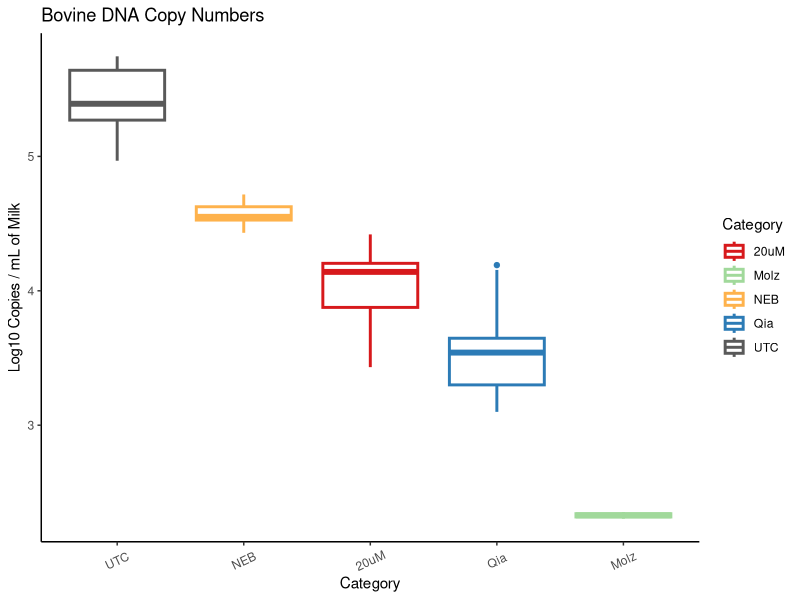
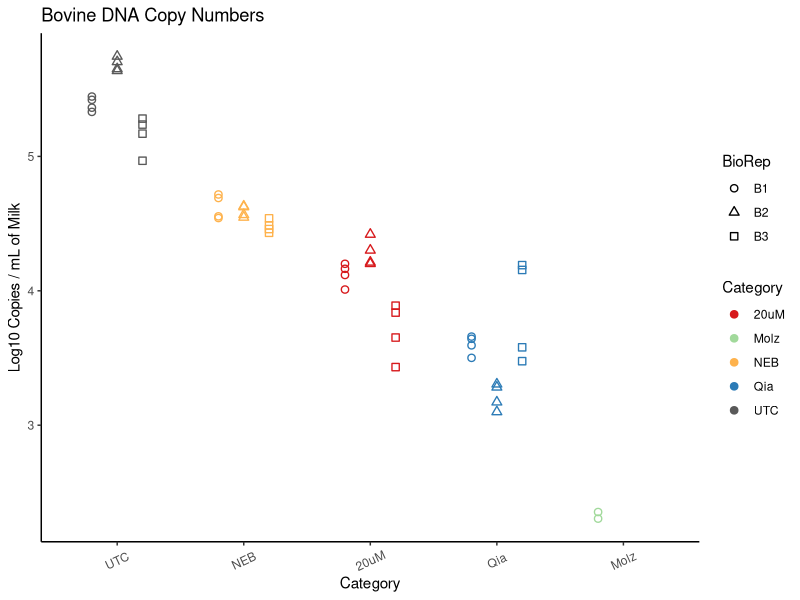
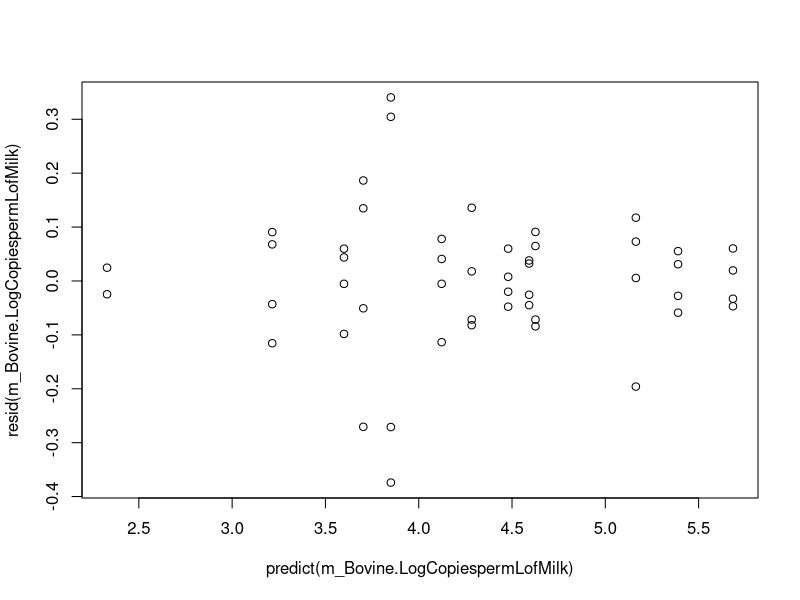
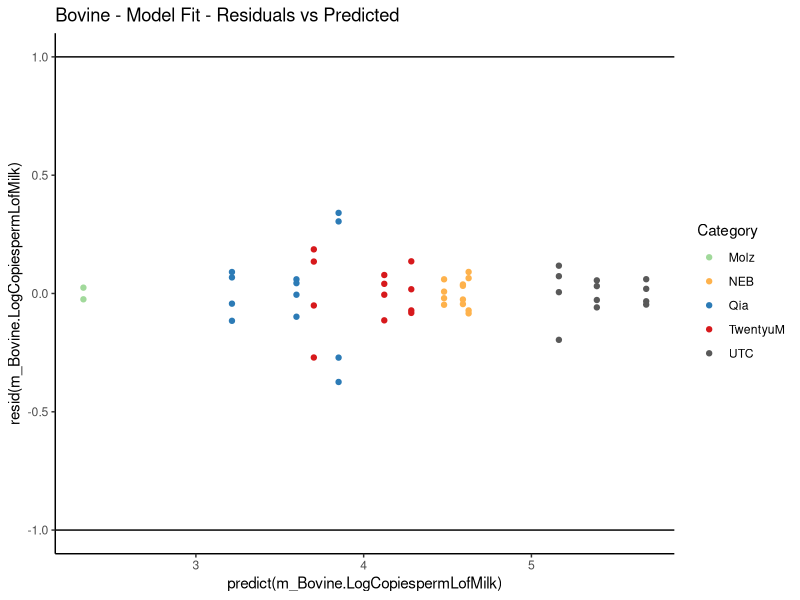
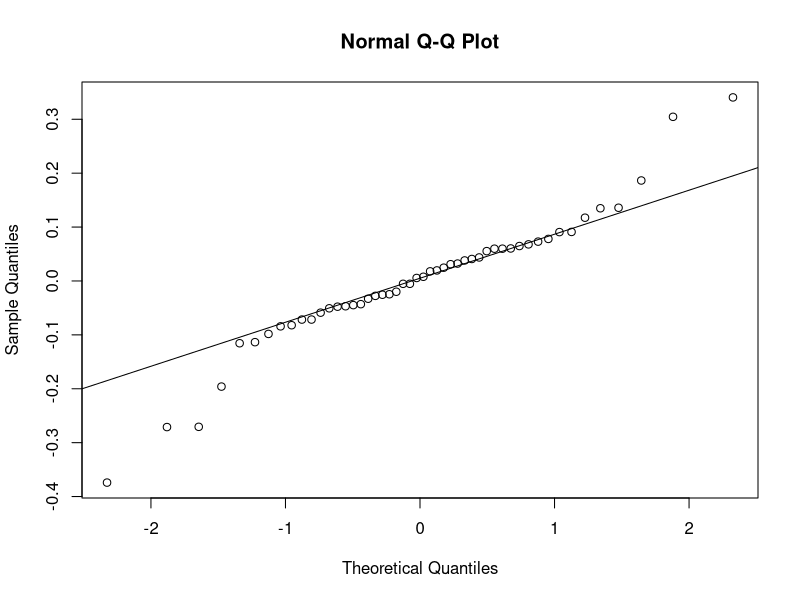
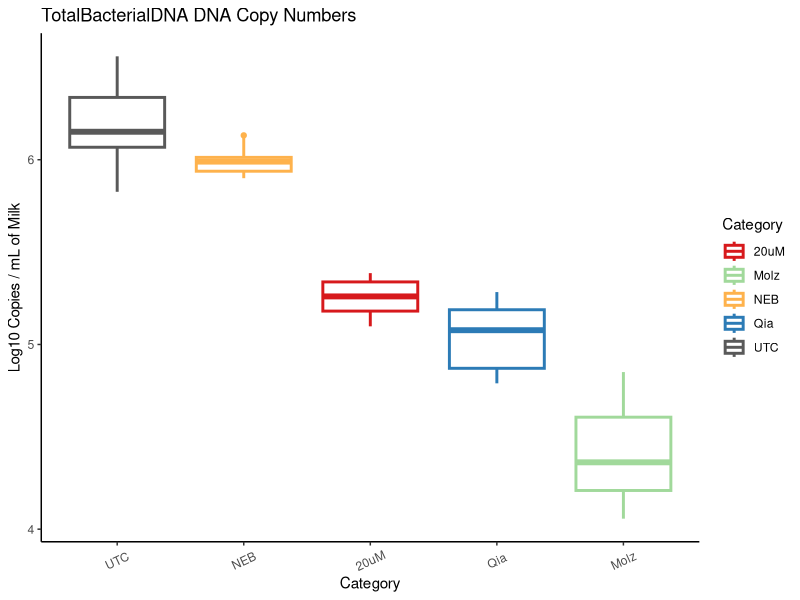
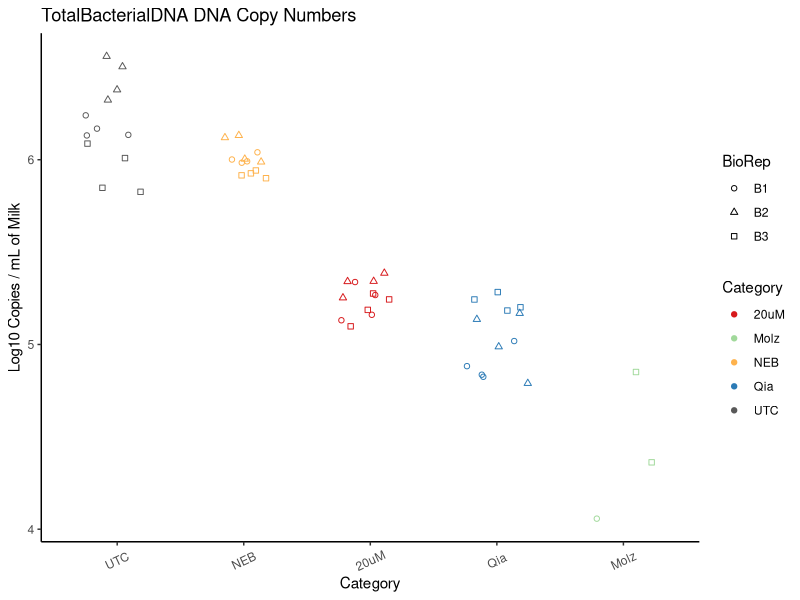
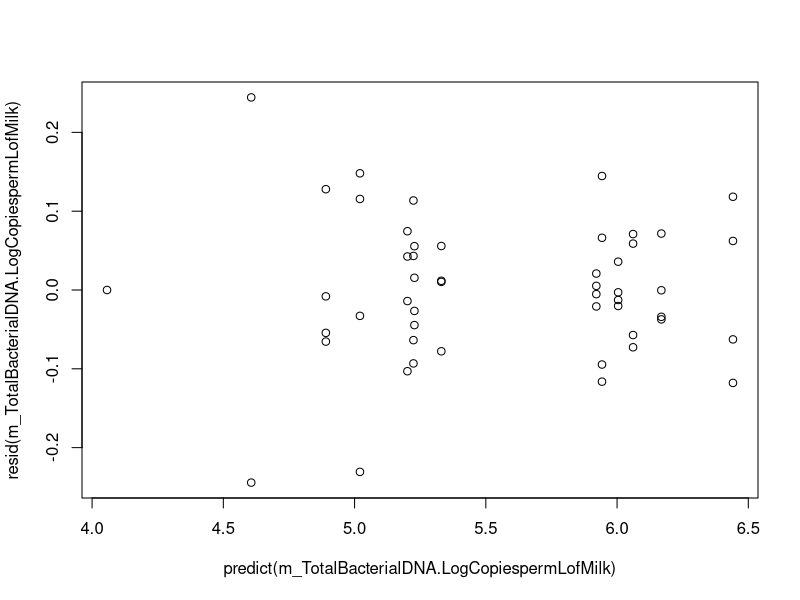

Recreate these plots in R, in order.
## ---- chunk 1
#Data File: OpenRefineHostDepletionData1.23.19
library(ggplot2)
library(dplyr)
library(emmeans)
library(multcompView)
library(tidyverse)
library(multcomp)
library(car)

#Read Data
AllData <- read.table("Inputs/OpenRefineHostDepletionData1.23.19.txt", sep="\t",  fill = TRUE, header=TRUE)

AllData$Category[AllData$Category  == "NTC"] <- "UTC"

SampleData <- AllData %>% filter(Category!="Standard") %>% filter(Category!="NEBdiluent")
dim (SampleData)

#Getting All variables and all levels within each

#sapply(SampleData, levels)
#SampleData %>% 
#     sapply(levels)

#Summary Statistics
SampleData.summary <- SampleData %>%
  group_by(Target.Name,Category,BioRep) %>%
  summarize(mean_CopyN_permLMilk=mean(LogCopiespermLofMilk,na.rm=T),
            st_dev=sd(LogCopiespermLofMilk,na.rm=T),
            n_missing=sum(is.na(LogCopiespermLofMilk)),
            n_total=n())
# write.table (SampleData.summary, "SampleData.summary.txt", sep="\t" ) 


#Summary Statistics by Kit
SampleData.summary <- SampleData %>%
  group_by(Target.Name,Category) %>%
  summarize(mean_CopyN_permLMilk=mean(LogCopiespermLofMilk,na.rm=T),
            st_dev=sd(LogCopiespermLofMilk,na.rm=T),
            n_missing=sum(is.na(LogCopiespermLofMilk)),
            n_total=n())
# write.table (SampleData.summary, "SampleData.summary.txt", sep="\t" ) 
## ---- chunk 2

#Filter Subset from Sample Data
Bovine <- SampleData %>% filter(Target.Name=="BovineUXT")
dim(Bovine)

#Summary Statistics
Bovine.summary <- Bovine %>%
  group_by(Category) %>%
  summarize(mean_CopyN_permLMilk=mean(LogCopiespermLofMilk,na.rm=T),
            st_dev=sd(LogCopiespermLofMilk,na.rm=T),
            n_missing=sum(is.na(LogCopiespermLofMilk)),
            n_total=n())
# write.table (Bovine.summary, "Bovine.summary.txt", sep="\t" )
## ---- chunk 3
#Plot Raw Means and Standard Deviations
Colors <- c("20uM" = "#d7191c", "Molz"= "#a1d99b", "NEB"= "#feb24c","UTC"= "#595959", "Qia"="#2c7bb6")
ggplot(data=Bovine,
       mapping=aes(x=Category,y=LogCopiespermLofMilk, color=Category, ylab="Copy Numbers")) +
  ylab ("Log10 Copies / mL of Milk")+
     geom_boxplot(lwd=1)+
  theme_bw()+
 ggtitle("Bovine DNA Copy Numbers")+
  scale_color_manual(values=Colors)+
  theme(panel.grid.major = element_blank())+
  theme(panel.grid.minor = element_blank())+
  theme(panel.background = element_blank())+
  theme(panel.border = element_blank())+
  theme(axis.line = element_line())+
  theme(axis.text.x=element_text(angle=25,vjust=0.5))+
  scale_x_discrete(limits=c("UTC", "NEB", "20uM", "Qia", "Molz"))

ggplot(data=Bovine,
       mapping=aes(x=Category,y=LogCopiespermLofMilk, color=Category, shape=BioRep)) +
  ylab ("Log10 Copies / mL of Milk")+
    geom_point(position=position_jitterdodge(jitter.width=0, dodge.width = .6),size = 2,stroke = .7)+
  ggtitle("Bovine DNA Copy Numbers")+
  scale_shape_discrete(solid=F) +
  theme_bw()+
  scale_color_manual(values=Colors)+
  theme(panel.grid.major = element_blank())+
  theme(panel.grid.minor = element_blank())+
  theme(panel.background = element_blank())+
  theme(panel.border = element_blank())+
  theme(axis.line = element_line())+
  theme(axis.text.x=element_text(angle=25,vjust=0.5))+
  scale_x_discrete(limits=c("UTC", "NEB", "20uM", "Qia", "Molz"))

## ---- chunk 4
# ERIKA: I guess this is needed
Bovine$Category <- ifelse(Bovine$Category == "20uM", "TwentyuM", Bovine$Category)
Bovine <- mutate(Bovine, Category = factor(Category))

# Statistical Analysis
m_Bovine.LogCopiespermLofMilk <- lm( LogCopiespermLofMilk ~ Category*BioRep -1, data=Bovine ) ## ERIKA: I am guessing you want to
                                                                                              ## remove the intercept (-1)
summary(m_Bovine.LogCopiespermLofMilk)

AIC(m_Bovine.LogCopiespermLofMilk) 

# Model Fit Plots

plot(x=predict(m_Bovine.LogCopiespermLofMilk),y=resid(m_Bovine.LogCopiespermLofMilk))
  
  # using ggplot2   
Colors <- c("TwentyuM" = "#d7191c", "Molz"= "#a1d99b", "NEB"= "#feb24c","UTC"= "#595959", "Qia"="#2c7bb6")
ggplot(m_Bovine.LogCopiespermLofMilk, aes(x=predict(m_Bovine.LogCopiespermLofMilk), y=resid(m_Bovine.LogCopiespermLofMilk), color=Category)) +
  geom_point()+
  theme_bw()+
  ggtitle("Bovine - Model Fit - Residuals vs Predicted")+
  scale_color_manual(values=Colors)+
  theme(panel.grid.major = element_blank())+
  theme(panel.grid.minor = element_blank())+
  theme(panel.background = element_blank())+
  theme(panel.border = element_blank())+
  theme(axis.line = element_line())+
  geom_hline(yintercept = 1) +
  geom_hline(yintercept = -1)

  # qqplots
qqnorm(resid(m_Bovine.LogCopiespermLofMilk))
qqline(resid(m_Bovine.LogCopiespermLofMilk))

summary(m_Bovine.LogCopiespermLofMilk)

#All residuals are < 1. 
## ---- chunk 5
## JDS Help
## Create vector of pairwise comparisons to test 
comparisons <- unique(Bovine$Category)
comparisons <- comparisons[which(comparisons != "UTC")]
comparisons <- t(combn(comparisons, 2))
comparisons <- paste(comparisons[,1], comparisons[,2], sep=" - ")
comparisons <- paste0(comparisons, " == 0")

## The multcomp package needs some updating
## This is all to deal with a poorly designed interface and internal logic in multcomp
tmp_vcov <- vcov(m_Bovine.LogCopiespermLofMilk)
tmp_vcov[is.na(tmp_vcov)] <- 1e-8 # this value doesn't matter
tmp_coef <- coef(m_Bovine.LogCopiespermLofMilk)
tmp_coef[is.na(tmp_coef)] <- 1e-8 # this value doesn't matter
comps <- glht(m_Bovine.LogCopiespermLofMilk, mcp(Category = comparisons),
              vcov.=tmp_vcov, coef.=tmp_coef)

## Now summarise results - using manual p-value correction
comps <- summary(comps, test=univariate())
comps$test$pvalues <- p.adjust(comps$test$pvalues, method="bonferroni")

## Now view results
print(comps)
## ---- chunk 6

#Filter Subset from Sample Data
TotalBacterialDNA <- SampleData %>% filter(Target.Name=="Total16S")
dim(TotalBacterialDNA)

#Summary Statistics
TotalBacterialDNA.summary <- TotalBacterialDNA %>%
  group_by(Category) %>%
  summarize(mean_CopyN_permLMilk=mean(LogCopiespermLofMilk,na.rm=T),
            st_dev=sd(LogCopiespermLofMilk,na.rm=T),
            n_missing=sum(is.na(LogCopiespermLofMilk)),
            n_total=n())
# write.table (TotalBacterialDNA.summary, "TotalBacterialDNA.summary.txt", sep="\t" )
## ---- chunk 7
#Plot Raw Means and Standard Deviations
Colors <- c("20uM" = "#d7191c", "Molz"= "#a1d99b", "NEB"= "#feb24c","UTC"= "#595959", "Qia"="#2c7bb6")
ggplot(data=TotalBacterialDNA,
       mapping=aes(x=Category,y=LogCopiespermLofMilk, color=Category, ylab="Copy Numbers")) +
  ylab ("Log10 Copies / mL of Milk")+
     geom_boxplot(lwd=1)+
  theme_bw()+
 ggtitle("TotalBacterialDNA DNA Copy Numbers")+
  scale_color_manual(values=Colors)+
  theme(panel.grid.major = element_blank())+
  theme(panel.grid.minor = element_blank())+
  theme(panel.background = element_blank())+
  theme(panel.border = element_blank())+
  theme(axis.line = element_line())+
  theme(axis.text.x=element_text(angle=25,vjust=0.5))+
  scale_x_discrete(limits=c("UTC", "NEB", "20uM", "Qia", "Molz"))

ggplot(data=TotalBacterialDNA,
       mapping=aes(x=Category,y=LogCopiespermLofMilk, color=Category, shape=BioRep)) +
  ylab ("Log10 Copies / mL of Milk")+
    geom_jitter(width=0.25)+
  scale_shape_discrete(solid=F) +
    ggtitle("TotalBacterialDNA DNA Copy Numbers")+
  theme_bw()+
  scale_color_manual(values=Colors)+
  theme(panel.grid.major = element_blank())+
  theme(panel.grid.minor = element_blank())+
  theme(panel.background = element_blank())+
  theme(panel.border = element_blank())+
  theme(axis.line = element_line())+
  theme(axis.text.x=element_text(angle=25,vjust=0.5))+
  scale_x_discrete(limits=c("UTC", "NEB", "20uM", "Qia", "Molz"))

## ---- chunk 8
# Statistical Analysis
m_TotalBacterialDNA.LogCopiespermLofMilk <- lm( LogCopiespermLofMilk ~ Category*BioRep, data=TotalBacterialDNA )

summary(m_TotalBacterialDNA.LogCopiespermLofMilk)

AIC (m_TotalBacterialDNA.LogCopiespermLofMilk)

# Model Fit Plots

plot(x=predict(m_TotalBacterialDNA.LogCopiespermLofMilk),y=resid(m_TotalBacterialDNA.LogCopiespermLofMilk))
  
  # using ggplot2
Colors <- c("20uM" = "#d7191c", "Molz"= "#a1d99b", "NEB"= "#feb24c","UTC"= "#595959", "Qia"="#2c7bb6")
ggplot(m_TotalBacterialDNA.LogCopiespermLofMilk, aes(x=predict(m_TotalBacterialDNA.LogCopiespermLofMilk), y=resid(m_TotalBacterialDNA.LogCopiespermLofMilk), color=Category)) +
  geom_point()+
  theme_bw()+
  ggtitle("TotalBacterialDNA - Model Fit - Residuals vs Predicted")+
  scale_color_manual(values=Colors)+
  theme(panel.grid.major = element_blank())+
  theme(panel.grid.minor = element_blank())+
  theme(panel.background = element_blank())+
  theme(panel.border = element_blank())+
  theme(axis.line = element_line())+
  geom_hline(yintercept = 1) +
  geom_hline(yintercept = -1)

  # qqplots
qqnorm(resid(m_TotalBacterialDNA.LogCopiespermLofMilk))
qqline(resid(m_TotalBacterialDNA.LogCopiespermLofMilk))

summary(m_TotalBacterialDNA.LogCopiespermLofMilk)

#All residuals are < 1. 
## ---- chunk 9
# Check Tukey-adjusted pairwise comparison of kit estimates
# JDS help!

## ---- chunk 10
ggplot() +
  geom_point(data=TotalBacterialDNA,aes(x=Category,y=LogCopiespermLofMilk,color=Category, shape=BioRep), position=position_jitterdodge(jitter.width=0, dodge.width = .5),show.legend = F) +
  scale_color_manual(values=Colors)+
#  geom_point(data=df2_TotalBacterialDNA.model,aes(x=Category,y=emmean,fill=Category),show.legend = F)+
#  geom_errorbar(data=df2_TotalBacterialDNA.model,aes(x=Category,ymin=lower.CL,ymax=upper.CL),width=0.5)+  
#  geom_text(data =data.frame(m_TotalBacterialDNA.LogCopiespermLofMilk_cld),aes(x=Category,label=`.group`, y=emmean), nudge_y = .7, nudge_x = -0.0, fontface = "bold") +
ylim(1.7, 7)+
xlab("Kit")+
ylab ("Log10 Copies / mL of Milk")+
scale_shape(solid = F)+
  theme_bw()+
  ggtitle("Total Bacterial DNA Copy Numbers")+
  scale_color_manual(values=Colors)+
  theme(panel.grid.major = element_blank())+
  theme(panel.grid.minor = element_blank())+
  theme(panel.background = element_blank())+
  theme(panel.border = element_blank())+
  theme(axis.line = element_line())+
  theme(axis.text.x=element_text(angle=25,vjust=0.5))+
scale_x_discrete(limits=c("UTC", "NEB", "20uM", "Qia", "Molz"))

#ggsave("PanelA-BovBactKitComparison.TIFF", width = 3, height = 2.5 , units = "in", dpi = 600)

ggplot() +
  geom_point(data=Bovine,aes(x=Category,y=LogCopiespermLofMilk,color=Category, shape=BioRep), position=position_jitterdodge(jitter.width=0, dodge.width = .6), show.legend = F) +
  scale_color_manual(values=Colors)+
  #geom_point(data=df2_Bovine.model,aes(x=Category,y=emmean,fill=Category), show.legend = F)+
  #geom_errorbar(data=df2_Bovine.model,aes(x=Category,ymin=lower.CL,ymax=upper.CL),width=0.5)+  
  #geom_text(data =data.frame(m_Bovine.LogCopiespermLofMilk_cld),aes(x=Category,label=`.group`, y=emmean),nudge_y = .7,nudge_x = -0.0, fontface = "bold") +
ylim(1.7, 7)+
xlab("Kit")+
ylab ("Log10 Copies / mL of Milk")+
  theme_bw()+
  ggtitle("Bovine Copy Numbers")+
  scale_shape(solid = F)+
  scale_color_manual(values=Colors)+
  theme(panel.grid.major = element_blank())+
  theme(panel.grid.minor = element_blank())+
  theme(panel.background = element_blank())+
  theme(panel.border = element_blank())+
  theme(axis.line = element_line())+
  theme(axis.text.x=element_text(angle=25,vjust=0.5))+
scale_x_discrete(limits=c("UTC", "NEB", "20uM", "Qia", "Molz"))
#ggsave("PanelB-BovBactKitComparison.TIFF", width = 3, height = 2.5 , units = "in", dpi = 600)


ggplot()+
geom_boxplot(data=SampleData,aes(x=Cat.Target, y=LogCopiespermLofMilk, fill=Target.Name), show.legend = F)+
 scale_fill_manual(values = c("lightgray", "white"))+
  geom_point(data=SampleData,aes(x=Cat.Target,y=LogCopiespermLofMilk,color=Category, shape=BioRep), size = 2.5, stroke = .5, position=position_jitterdodge(jitter.width=0.05, dodge.width = 1), show.legend = F)+
  scale_shape(solid = F)+
  theme_bw()+
  aes(colour=factor(Category))+
  scale_colour_manual(values = Colors)+
  theme(legend.title=element_blank())+
  xlab(NULL)+
  ylab(NULL)+
  theme(panel.grid.major = element_blank(),
  panel.grid.minor = element_blank(),
  panel.background = element_blank(),
  panel.border = element_blank(),
  axis.line = element_line(),
  axis.text.x=element_text(angle=90,vjust=0.5))+
  #ylim(1.5, 7.5)+
  scale_x_discrete(limits=c("UTC.Bacteria","UTC.Bovine"," "," ","NEB.Bacteria","NEB.Bovine"," "," ","PMA.Bacteria","PMA.Bovine"," "," ","Qia.Bacteria","Qia.Bovine"," "," ","Molz.Bacteria","Molz.Bovine"," "," "))

#ggsave("PanelC-BovBactKitComparison.TIFF", width = 7.5, height = 3.5 , units = "in", dpi = 600)

## ---- chunk 11
sessionInfo()
